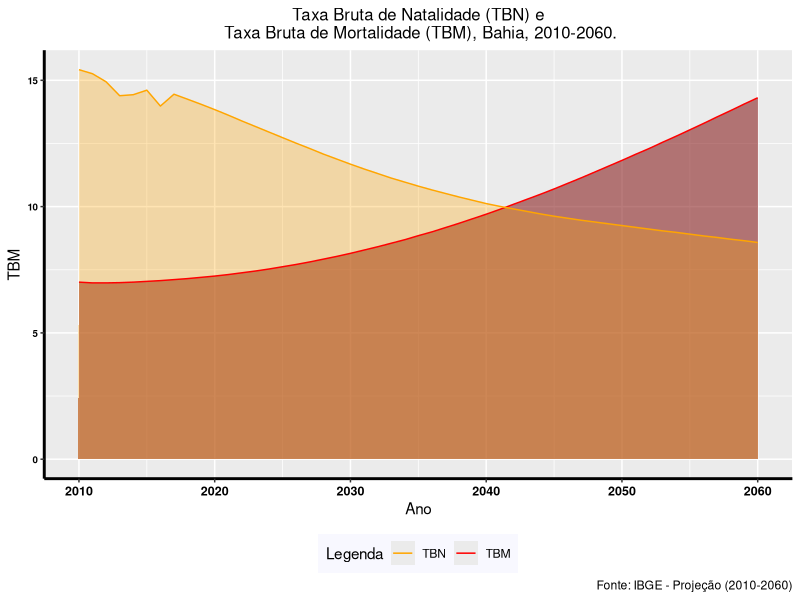

Source code (R):



library(ggplot2)
library(ggthemes)
library(RColorBrewer)
library(Cairo)
library(dplyr)

# dataset
proj18 <- read.csv2("proj18.csv") 

# grafico
ggplot(proj18,aes(x=Ano)) +
  geom_area(aes(y=TBM), fill="brown4", alpha=0.6) +
  geom_area(aes(y=TBN), fill="orange1",alpha=0.3) +
  geom_line(aes(y=TBM,color="red")) +
  geom_line(aes(y=TBN,color="orange")) +           
  labs(title = "Taxa Bruta de Natalidade (TBN) e\n Taxa Bruta de Mortalidade (TBM), Bahia, 2010-2060.",
       caption = "Fonte: IBGE - Projeção (2010-2060)") +
  theme(axis.title.x = element_text(colour = "black"),
        axis.title.y = element_text(colour = "black"),
        axis.text.y = element_text(face="bold", color="#000000", 
                                   size=7),
        axis.line = element_line(colour = "black", 
                                 size = 1, linetype = "solid"),
        plot.title = element_text(colour = "black", size = 12, hjust=0.5),
        axis.text.x = element_text(face="bold", color="#000000", 
                                   size=9)) +
  scale_colour_manual(name = 'Legenda', 
                      values =c('red'='red','orange'='orange'), labels = c('TBN','TBM')) +
  theme(legend.position = "bottom", legend.background = element_rect(fill="ghostwhite",
                                                                     size=0.5, linetype="blank"))
